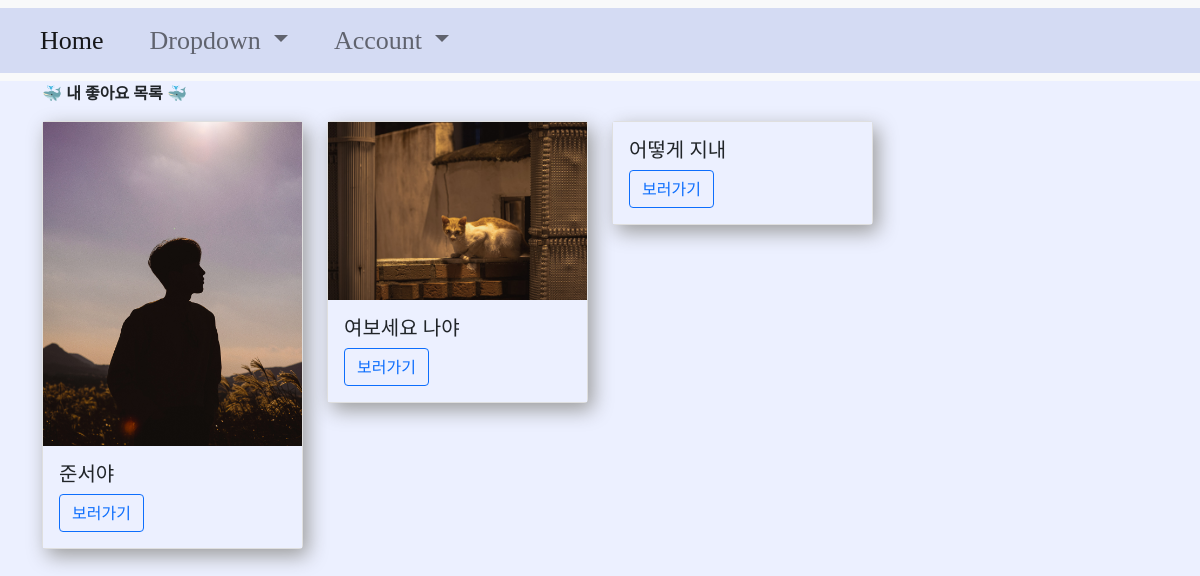
The app's page /my_like/9/ (signed in) with its own data.
### main/models.py (models this page shows, shortened)
class Like(models.Model):
    user = models.ForeignKey(User, on_delete=models.CASCADE)
    post = models.ForeignKey(Post, on_delete=models.CASCADE)
    created_at = models.DateTimeField(auto_now_add=True)
    class Meta:
        unique_together = (('user', 'post'))

class Post(models.Model):
    id = models.AutoField(primary_key=True)
    title = models.CharField(max_length=200)
    writer = models.ForeignKey(User, on_delete=models.CASCADE)
    pub_date = models.DateTimeField()
    body = models.TextField()
    image = models.ImageField(upload_to="post/", blank=True, null=True)
    like_user_set = models.ManyToManyField(
        User, blank=True, related_name="likes_user_set", through="Like")
    dislike_user_set = models.ManyToManyField(
        User, blank=True, related_name="dislikes_user_set", through="Dislike")

### main/views.py (the view)
# urls.py: path('my_like/<int:user_id>/', my_like, name="my_like"),
@login_required
def my_like(request, user_id):
    user = User.objects.get(id=user_id)
    like_list = Like.objects.filter(user=user)
    context = {
        'like_list': like_list,
    }
    return render(request, 'main/my_like.html', context)

### main/templates/main/my_like.html (shortened to what this page needs)
{% extends 'base.html' %}
{% load static %}
{% block content %}
    <div class="container">
        <p style="font-weight:bold;">🐳 내 좋아요 목록 🐳</p>
        <div class="row">
            {% for like in like_list %}
                <div class="col-md-3 col-6 item_list__card">
                    <div class="card">
                        {% if like.post.image %}
                            <a href="#">
                                <img src="{{ like.post.image.url }}" width="100%" height="100%" alt="...">
                            </a>
                            <div class="card-body">
                                <h5 class="card-title">{{ like.post.title }}</h5>
                                <a href="{% url 'main:detail' like.post.pk %}" class="btn btn-outline-primary">보러가기</a>
                            </div>
                        {% else %}
                            <div class="card-body">
                                <h5 class="card-title">{{ like.post.title }}</h5>
                                <a href="{% url 'main:detail' like.post.pk %}" class="btn btn-outline-primary">보러가기</a>
                            </div>
                        {% endif %}
                    </div>
                </div>
            {% endfor %}
        </div>
    </div>
{% endblock content %}

### basic/static/css/show.css (style rules this page uses)
:root { --body: #ECF0FF; }
* { background-color: var(--body); }

### main/templates/main/my_like.html (style rules this page uses)
.card { box-shadow: 5px 7px 20px 0px rgb(156, 156, 156); }

### records on screen
Like: post.image (picture), post "준서야"
Like: post.image (picture), post "여보세요 나야"
Like: post "어떻게 지내"
